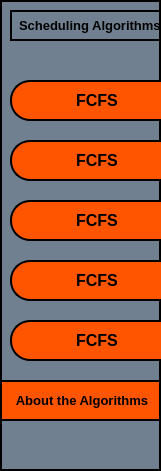
   <widget class="QFrame" name="frame">
    <property name="geometry">
     <rect>
      <x>0</x>
      <y>40</y>
      <width>161</width>
      <height>471</height>
     </rect>
    </property>
    <property name="styleSheet">
     <string notr="true">background-color: rgb(112, 128, 144);
border:2px solid black;</string>
    </property>
    <property name="frameShape">
     <enum>QFrame::NoFrame</enum>
    </property>
    <property name="frameShadow">
     <enum>QFrame::Raised</enum>
    </property>
    <widget class="QLabel" name="tex_tile_2">
     <property name="geometry">
      <rect>
       <x>10</x>
       <y>10</y>
       <width>161</width>
       <height>31</height>
      </rect>
     </property>
     <property name="font">
      <font>
       <family>MS Shell Dlg 2</family>
       <pointsize>20</pointsize>
       <weight>9</weight>
       <italic>false</italic>
       <bold>false</bold>
      </font>
     </property>
     <property name="styleSheet">
      <string notr="true">color:black;
font: 75 20pt &quot;MS Shell Dlg 2&quot;;
background-color:rgba(0,0,0,0);</string>
     </property>
     <property name="text">
      <string>&lt;html&gt;&lt;head/&gt;&lt;body&gt;&lt;p&gt;&lt;span style=&quot; font-size:10pt; font-weight:600;&quot;&gt;Scheduling Algorithms&lt;/span&gt;&lt;/p&gt;&lt;/body&gt;&lt;/html&gt;</string>
     </property>
    </widget>
    <widget class="QLabel" name="label">
     <property name="geometry">
      <rect>
       <x>10</x>
       <y>80</y>
       <width>171</width>
       <height>41</height>
      </rect>
     </property>
     <property name="contextMenuPolicy">
      <enum>Qt::CustomContextMenu</enum>
     </property>
     <property name="layoutDirection">
      <enum>Qt::LeftToRight</enum>
     </property>
     <property name="styleSheet">
      <string notr="true">background-color: rgb(255, 85, 0);
Text-align:center;
border-radius:20px;
border:2px solid black;</string>
     </property>
     <property name="text">
      <string>&lt;html&gt;&lt;head/&gt;&lt;body&gt;&lt;p align=&quot;center&quot;&gt;&lt;span style=&quot; font-size:12pt; font-weight:600;&quot;&gt;FCFS&lt;/span&gt;&lt;/p&gt;&lt;/body&gt;&lt;/html&gt;</string>
     </property>
     <property name="textFormat">
      <enum>Qt::RichText</enum>
     </property>
     <property name="wordWrap">
      <bool>false</bool>
     </property>
    </widget>
    <widget class="QLabel" name="label_2">
     <property name="geometry">
      <rect>
       <x>10</x>
       <y>140</y>
       <width>171</width>
       <height>41</height>
      </rect>
     </property>
     <property name="contextMenuPolicy">
      <enum>Qt::CustomContextMenu</enum>
     </property>
     <property name="layoutDirection">
      <enum>Qt::LeftToRight</enum>
     </property>
     <property name="styleSheet">
      <string notr="true">background-color: rgb(255, 85, 0);
Text-align:center;
border-radius:20px;
border:2px solid black;</string>
     </property>
     <property name="text">
      <string>&lt;html&gt;&lt;head/&gt;&lt;body&gt;&lt;p align=&quot;center&quot;&gt;&lt;span style=&quot; font-size:12pt; font-weight:600;&quot;&gt;FCFS&lt;/span&gt;&lt;/p&gt;&lt;/body&gt;&lt;/html&gt;</string>
     </property>
     <property name="textFormat">
      <enum>Qt::RichText</enum>
     </property>
     <property name="wordWrap">
      <bool>false</bool>
     </property>
    </widget>
    <widget class="QLabel" name="label_3">
     <property name="geometry">
      <rect>
       <x>10</x>
       <y>200</y>
       <width>171</width>
       <height>41</height>
      </rect>
     </property>
     <property name="contextMenuPolicy">
      <enum>Qt::CustomContextMenu</enum>
     </property>
     <property name="layoutDirection">
      <enum>Qt::LeftToRight</enum>
     </property>
     <property name="styleSheet">
      <string notr="true">background-color: rgb(255, 85, 0);
Text-align:center;
border-radius:20px;
border:2px solid black;</string>
     </property>
     <property name="text">
      <string>&lt;html&gt;&lt;head/&gt;&lt;body&gt;&lt;p align=&quot;center&quot;&gt;&lt;span style=&quot; font-size:12pt; font-weight:600;&quot;&gt;FCFS&lt;/span&gt;&lt;/p&gt;&lt;/body&gt;&lt;/html&gt;</string>
     </property>
     <property name="textFormat">
      <enum>Qt::RichText</enum>
     </property>
     <property name="wordWrap">
      <bool>false</bool>
     </property>
    </widget>
    <widget class="QLabel" name="label_4">
     <property name="geometry">
      <rect>
       <x>10</x>
       <y>260</y>
       <width>171</width>
       <height>41</height>
      </rect>
     </property>
     <property name="contextMenuPolicy">
      <enum>Qt::CustomContextMenu</enum>
     </property>
     <property name="layoutDirection">
      <enum>Qt::LeftToRight</enum>
     </property>
     <property name="styleSheet">
      <string notr="true">background-color: rgb(255, 85, 0);
Text-align:center;
border-radius:20px;
border:2px solid black;</string>
     </property>
     <property name="text">
      <string>&lt;html&gt;&lt;head/&gt;&lt;body&gt;&lt;p align=&quot;center&quot;&gt;&lt;span style=&quot; font-size:12pt; font-weight:600;&quot;&gt;FCFS&lt;/span&gt;&lt;/p&gt;&lt;/body&gt;&lt;/html&gt;</string>
     </property>
     <property name="textFormat">
      <enum>Qt::RichText</enum>
     </property>
     <property name="wordWrap">
      <bool>false</bool>
     </property>
    </widget>
    <widget class="QLabel" name="label_11">
     <property name="geometry">
      <rect>
       <x>10</x>
       <y>320</y>
       <width>171</width>
       <height>41</height>
      </rect>
     </property>
     <property name="contextMenuPolicy">
      <enum>Qt::CustomContextMenu</enum>
     </property>
     <property name="layoutDirection">
      <enum>Qt::LeftToRight</enum>
     </property>
     <property name="styleSheet">
      <string notr="true">background-color: rgb(255, 85, 0);
Text-align:center;
border-radius:20px;
border:2px solid black;</string>
     </property>
     <property name="text">
      <string>&lt;html&gt;&lt;head/&gt;&lt;body&gt;&lt;p align=&quot;center&quot;&gt;&lt;span style=&quot; font-size:12pt; font-weight:600;&quot;&gt;FCFS&lt;/span&gt;&lt;/p&gt;&lt;/body&gt;&lt;/html&gt;</string>
     </property>
     <property name="textFormat">
      <enum>Qt::RichText</enum>
     </property>
     <property name="wordWrap">
      <bool>false</bool>
     </property>
    </widget>
    <widget class="QLabel" name="label_12about">
     <property name="geometry">
      <rect>
       <x>0</x>
       <y>380</y>
       <width>161</width>
       <height>41</height>
      </rect>
     </property>
     <property name="contextMenuPolicy">
      <enum>Qt::CustomContextMenu</enum>
     </property>
     <property name="layoutDirection">
      <enum>Qt::LeftToRight</enum>
     </property>
     <property name="styleSheet">
      <string notr="true">background-color: rgb(255, 85, 0);
Text-align:center;</string>
     </property>
     <property name="text">
      <string>&lt;html&gt;&lt;head/&gt;&lt;body&gt;&lt;p align=&quot;center&quot;&gt;&lt;span style=&quot; font-size:10pt; font-weight:600;&quot;&gt;About the Algorithms&lt;/span&gt;&lt;/p&gt;&lt;/body&gt;&lt;/html&gt;</string>
     </property>
     <property name="textFormat">
      <enum>Qt::RichText</enum>
     </property>
     <property name="wordWrap">
      <bool>false</bool>
     </property>
    </widget>
   </widget>
